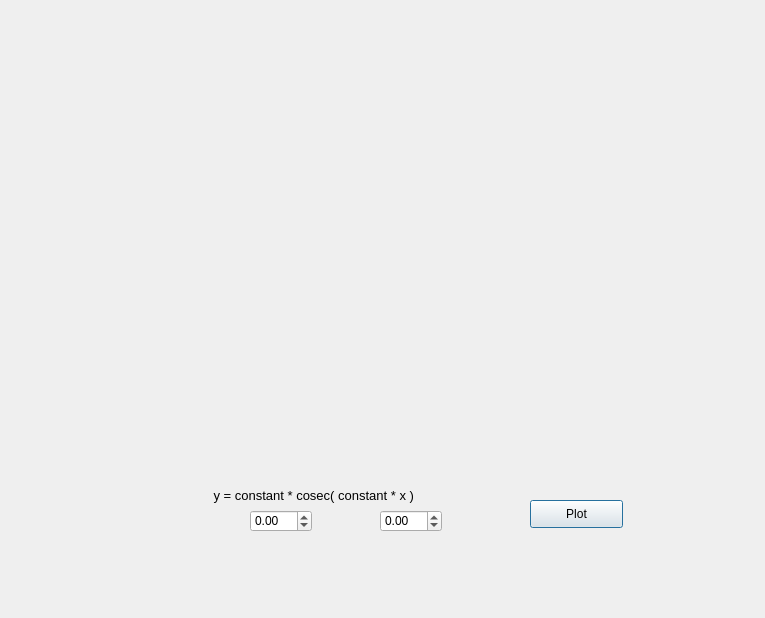
<?xml version="1.0" encoding="UTF-8"?>
<ui version="4.0">
 <class>cosec</class>
 <widget class="QDialog" name="cosec">
  <property name="geometry">
   <rect>
    <x>0</x>
    <y>0</y>
    <width>765</width>
    <height>618</height>
   </rect>
  </property>
  <property name="windowTitle">
   <string>Dialog</string>
  </property>
  <widget class="QCustomPlot" name="plot" native="true">
   <property name="geometry">
    <rect>
     <x>120</x>
     <y>120</y>
     <width>491</width>
     <height>331</height>
    </rect>
   </property>
  </widget>
  <widget class="QDoubleSpinBox" name="b_1">
   <property name="geometry">
    <rect>
     <x>380</x>
     <y>510</y>
     <width>62</width>
     <height>22</height>
    </rect>
   </property>
   <property name="minimum">
    <double>-99.000000000000000</double>
   </property>
  </widget>
  <widget class="QPushButton" name="plot_btn">
   <property name="geometry">
    <rect>
     <x>530</x>
     <y>500</y>
     <width>93</width>
     <height>28</height>
    </rect>
   </property>
   <property name="text">
    <string>Plot</string>
   </property>
  </widget>
  <widget class="QLabel" name="label">
   <property name="geometry">
    <rect>
     <x>210</x>
     <y>480</y>
     <width>331</width>
     <height>31</height>
    </rect>
   </property>
   <property name="font">
    <font>
     <pointsize>10</pointsize>
    </font>
   </property>
   <property name="text">
    <string> y = constant * cosec( constant * x )</string>
   </property>
  </widget>
  <widget class="QDoubleSpinBox" name="a_1">
   <property name="geometry">
    <rect>
     <x>250</x>
     <y>510</y>
     <width>62</width>
     <height>22</height>
    </rect>
   </property>
   <property name="minimum">
    <double>-99.000000000000000</double>
   </property>
  </widget>
 </widget>
 <customwidgets>
  <customwidget>
   <class>QCustomPlot</class>
   <extends>QWidget</extends>
   <header>qcustomplot.h</header>
   <container>1</container>
  </customwidget>
 </customwidgets>
 <resources/>
 <connections/>
</ui>
